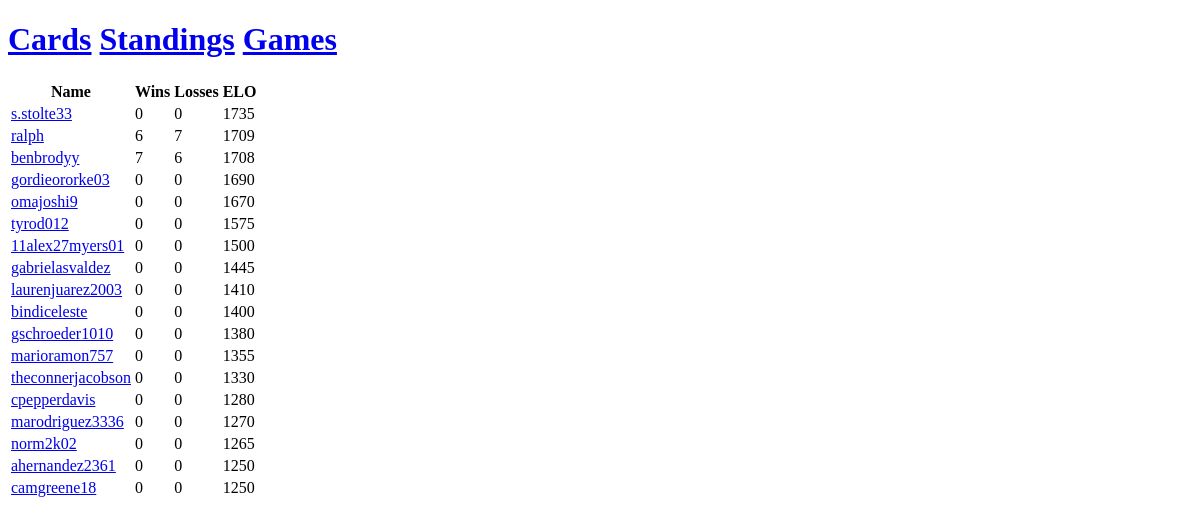
Page /pingpong/ on the earlier database version.
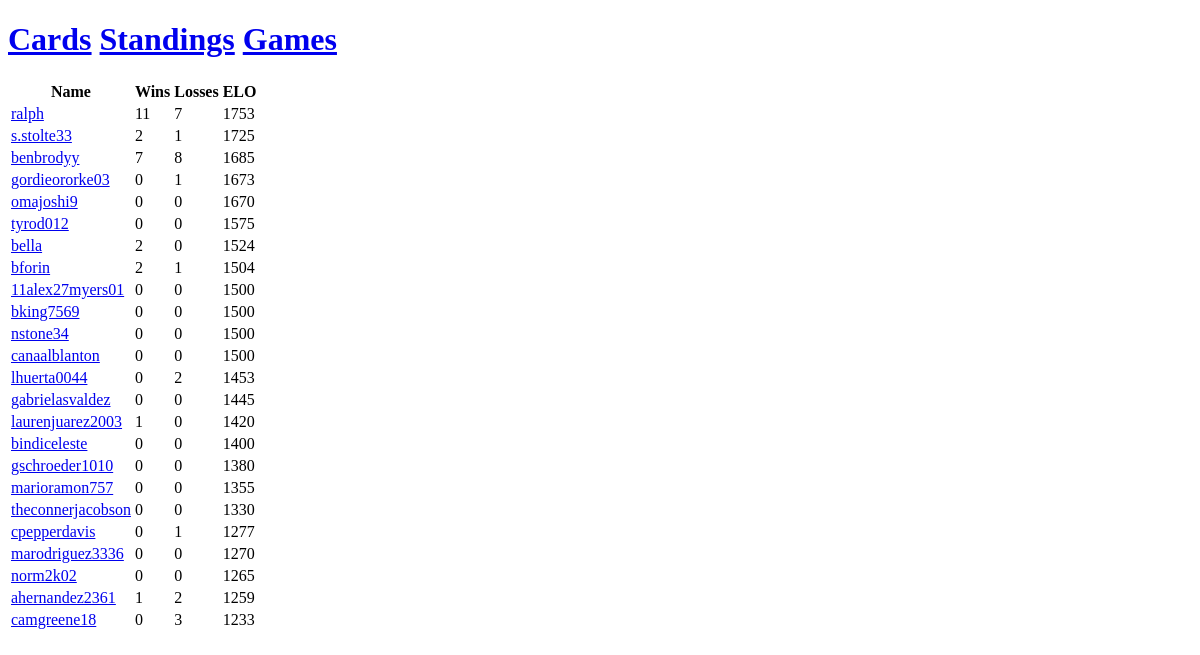
Same page on the later database version.
### standings/models.py (models this page shows, shortened)
class Player(models.Model):
    name = models.CharField(max_length=200, unique=True)
    id = models.CharField(max_length=200, primary_key=True)
    elo = models.IntegerField(default=1500)

### standings/views.py (the view)
# urls.py: path('pingpong/', views.PingPongIndexView.as_view(), name='pindex'),
class PingPongIndexView(generic.ListView):
    template_name = 'standings/pindex.html'
    context_object_name = 'standings'
    def get_queryset(self):
        return Player.objects.annotate(wins=Count('winners', distinct=True), losses=Count('losers', distinct=True)).order_by('-elo')

### standings/templates/standings/pindex.html (shortened to what this page needs)
{% extends "standings/base.html" %}
{% block content %}
<table>
  <tr>
    <th>Name</th>
    <th>Wins</th>
    <th>Losses</th>
    <th>ELO</th>
  </tr>
{% for player in standings %}
  <tr>
    <td><a href="{% url 'standings:player' player.name %}">{{ player.name }}</a></td>
    <td>{{ player.wins }}</td>
    <td>{{ player.losses }}</td>
    <td>{{ player.elo }}</td>
  </tr>
{% endfor %}
</table>
{% endblock %}

### standings/templates/standings/base.html (shortened to what this page needs)
<!DOCTYPE html>
<html lang="en">
<head>
</head>
<body>
    <div id="content">
<h1><a href="{% url 'standings:cindex' %}">Cards</a> <a href="{% url 'standings:pindex' %}">Standings</a> <a href="{% url 'standings:games' %}">Games</a></h1>
        {% block content %}{% endblock %}
    </div>
</body>
</html>

Differences in the rows shown:
changed Player "ralph": wins "6" → "11"; elo "1709" → "1753"; moves up the list
changed Player "s.stolte33": wins "0" → "2"; losses "0" → "1"; elo "1735" → "1725"
changed Player "benbrodyy": losses "6" → "8"; elo "1708" → "1685"
changed Player "gordieororke03": losses "0" → "1"; elo "1690" → "1673"
added Player: name "bella", wins "2", losses "0", elo "1524"
added Player: name "bforin", wins "2", losses "1", elo "1504"
added Player: name "bking7569", wins "0", losses "0", elo "1500"
added Player: name "nstone34", wins "0", losses "0", elo "1500"
added Player: name "canaalblanton", wins "0", losses "0", elo "1500"
added Player: name "lhuerta0044", wins "0", losses "2", elo "1453"
changed Player "laurenjuarez2003": wins "0" → "1"; elo "1410" → "1420"
changed Player "cpepperdavis": losses "0" → "1"; elo "1280" → "1277"
changed Player "ahernandez2361": wins "0" → "1"; losses "0" → "2"; elo "1250" → "1259"
changed Player "camgreene18": losses "0" → "3"; elo "1250" → "1233"
